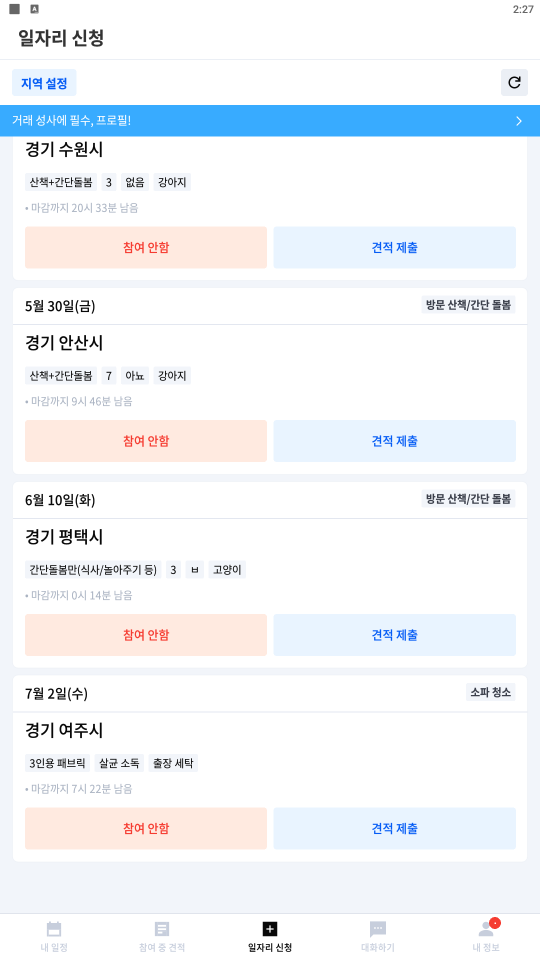
#> input picture screen.png, 1080 x 1920 px (shown at 1/2 size)
$ python -i main.py   (imports and definitions only)
#> lines starting #> are read from the running program, lines starting #| are printed output that depends on the picture; after the words box and inside, x2 and y2 are one past the last pixel; in counts of white or black regions, pixels touching at a corner belong together
#> further down, picture is the input picture: shape (1920, 1080, 3); mean B, G, R 248.7, 244.7, 241.4
try:
    import cv2
    import os
    import numpy as np
    import pytesseract
    from PIL import Image
    import time
    import hashlib
    import shutil
    import subprocess
    from skimage.metrics import structural_similarity as ssim
except Exception as e:
    print(f"\n❌ 오류 발생: {e}")
    input("\n🔚 프로그램을 종료하려면 Enter 키를 누르세요.")


SCREENSHOT_PATH = "screen.png"
PREVIOUS_SCREENSHOT_PATH = "screen_prev.png"
# 사용자 입력 받기
# [6 lines not run here, left out]

# TARGET_PRICE = 50000
TARGET_CLICK_RATIO = (0.534, 0.16)  # 화면의 가로 50%, 세로 90%
pytesseract.pytesseract.tesseract_cmd = r'C:\Program Files\Tesseract-OCR\tesseract.exe'
# [16 lines left out: functions take_screenshot, images_are_similar, not called in this run]

def hash_image(image_path):
    with open(image_path, 'rb') as f:
        return hashlib.md5(f.read()).hexdigest()

def images_are_same(img1_path, img2_path):
    return hash_image(img1_path) == hash_image(img2_path)

# [21 lines left out: function extract_prices, not called in this run]

def click(x, y):
    os.system(f"adb shell input tap {x} {y}")

# [14 lines left out: functions get_screen_resolution, click_relative, not called in this run]

def scroll_down_slow():
    os.system("adb shell input swipe 3 1000 3 650 80")
    os.system("adb shell input swipe 2 1000 2 999 5")
    # os.system("adb shell input swipe 500 1500 500 700 400")

def preprocess_image_for_ocr(img):
    # HSV 변환으로 파란색 배경 검출
    hsv = cv2.cvtColor(img, cv2.COLOR_BGR2HSV)
#> hsv: shape (1920, 1080, 3); mean H, S, V 29.8, 12.8, 251.4
    lower_blue = np.array([100, 50, 50])
    upper_blue = np.array([140, 255, 255])
    mask = cv2.inRange(hsv, lower_blue, upper_blue)
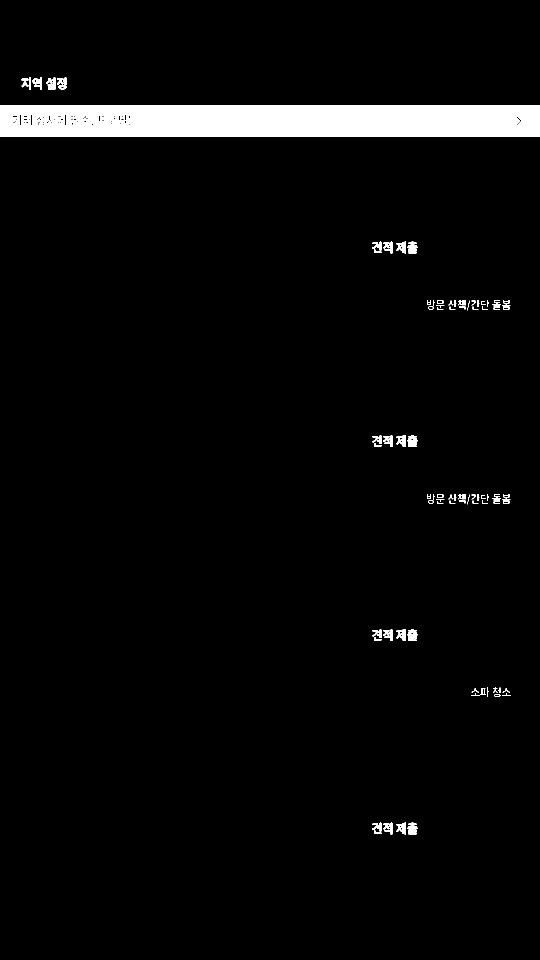
#> mask: shape (1920, 1080) (shown at 1/2 size); 3.6% white; 90 white regions, largest, box (x1, y1, x2, y2) and area: (0, 210, 1080, 273) 66759, (815, 483, 835, 507) 324, (815, 870, 835, 894) 324

    # 파란 배경 텍스트 추출
    blue_part = cv2.bitwise_and(img, img, mask=mask)
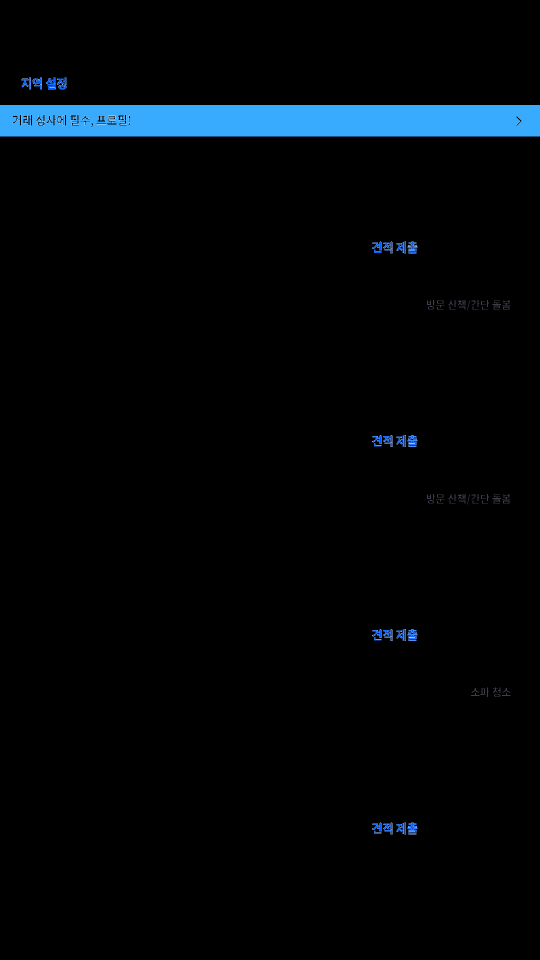
#> blue_part: shape (1920, 1080, 3) (shown at 1/2 size); mean B, G, R 8.9, 5.9, 2.1

    # 그레이 변환 후 반전 → 글자가 밝아짐
    gray = cv2.cvtColor(blue_part, cv2.COLOR_BGR2GRAY)
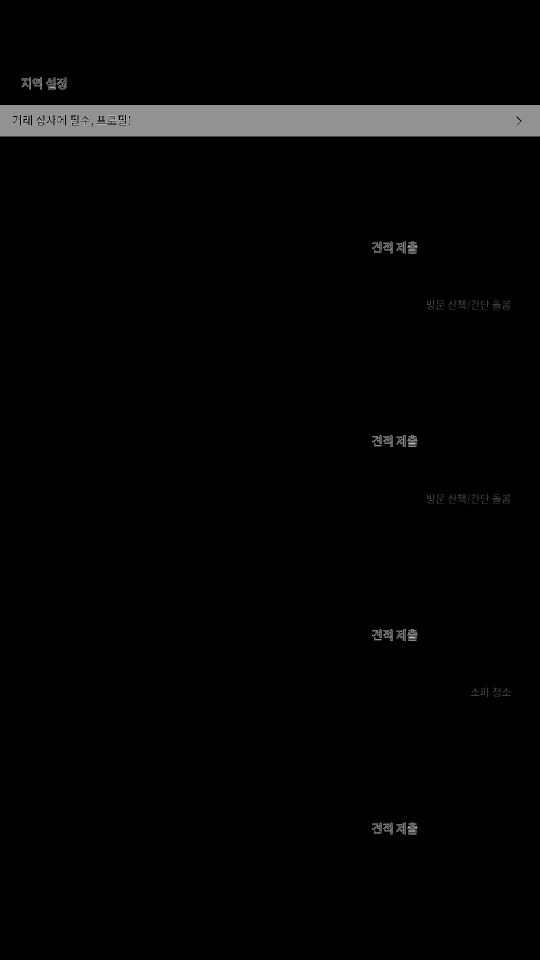
#> gray: shape (1920, 1080) (shown at 1/2 size); min 0, max 228, mean 5.1
    inverted = cv2.bitwise_not(gray)
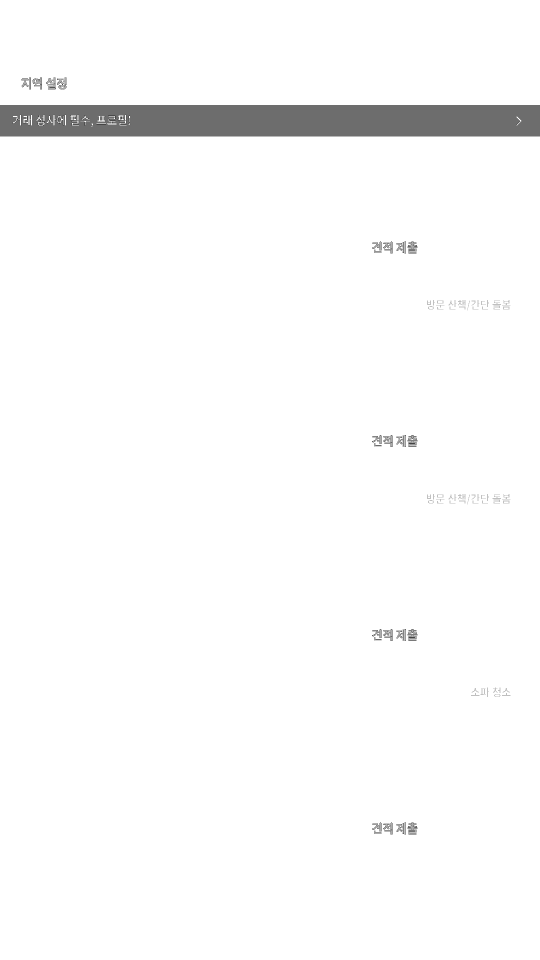
#> inverted: shape (1920, 1080) (shown at 1/2 size); min 27, max 255, mean 249.9

    # 이진화
    _, thresh = cv2.threshold(inverted, 0, 255, cv2.THRESH_BINARY + cv2.THRESH_OTSU)
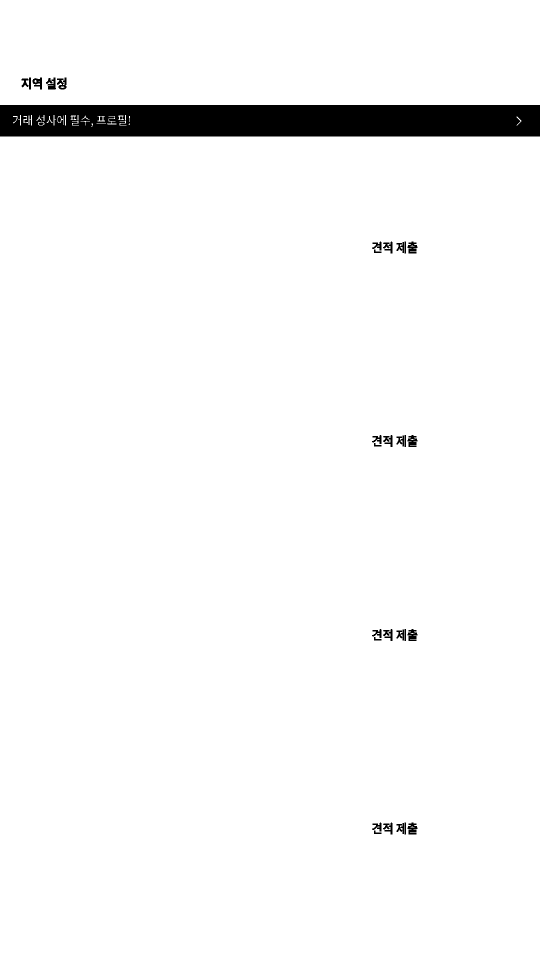
#> thresh: shape (1920, 1080) (shown at 1/2 size); 96.5% white; 35 black regions, largest, box (x1, y1, x2, y2) and area: (0, 210, 1080, 273) 66759, (815, 483, 835, 507) 324, (815, 870, 835, 894) 324
    return thresh

# [110 lines left out: functions extract_text_data, find_and_click_text, main, not called in this run]

# [6 lines not run here, left out]

>>> import cv2
>>> picture = cv2.imread('screen.png')
>>> result = preprocess_image_for_ocr(picture)
